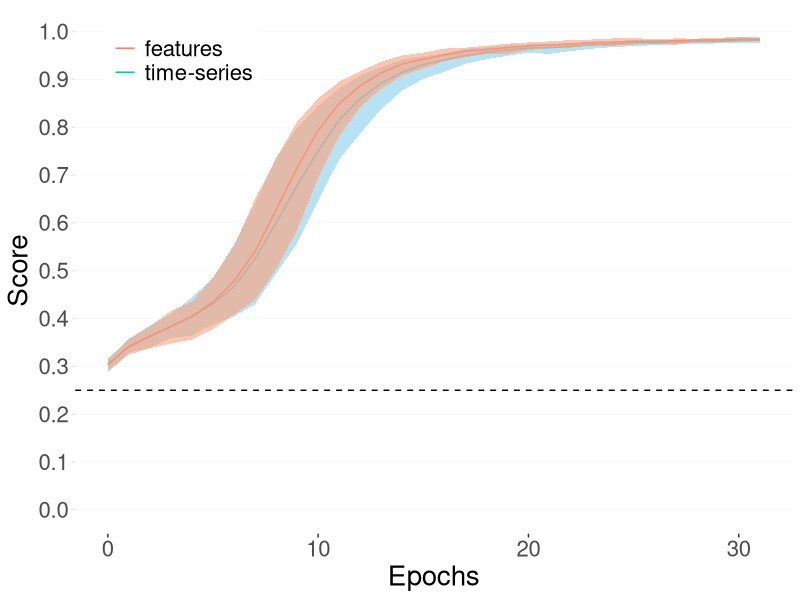
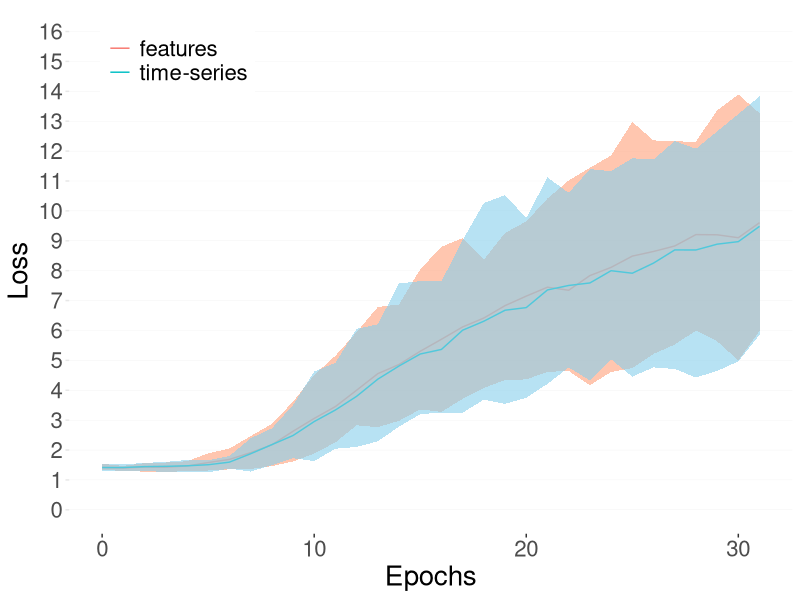
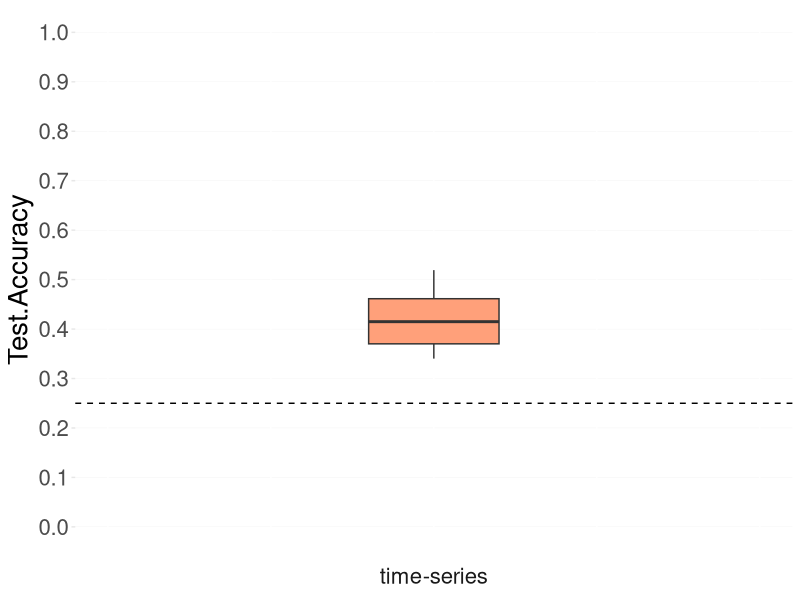
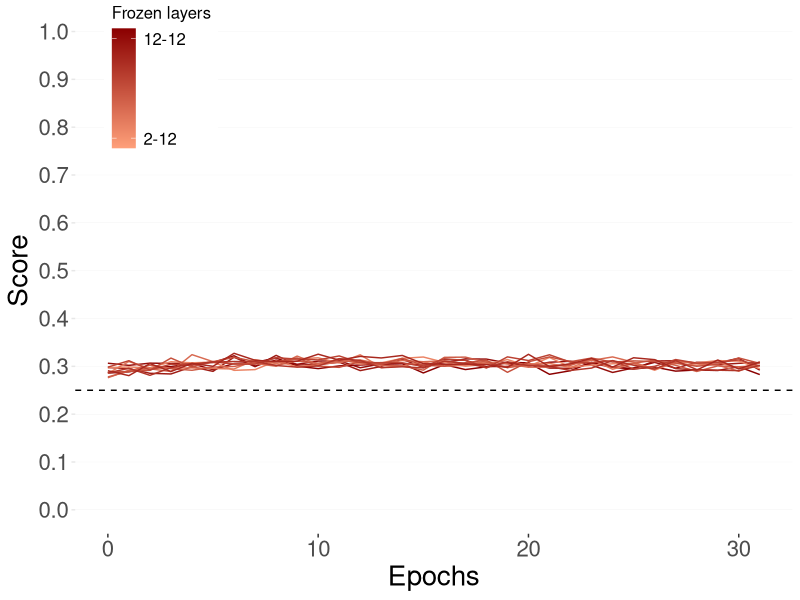
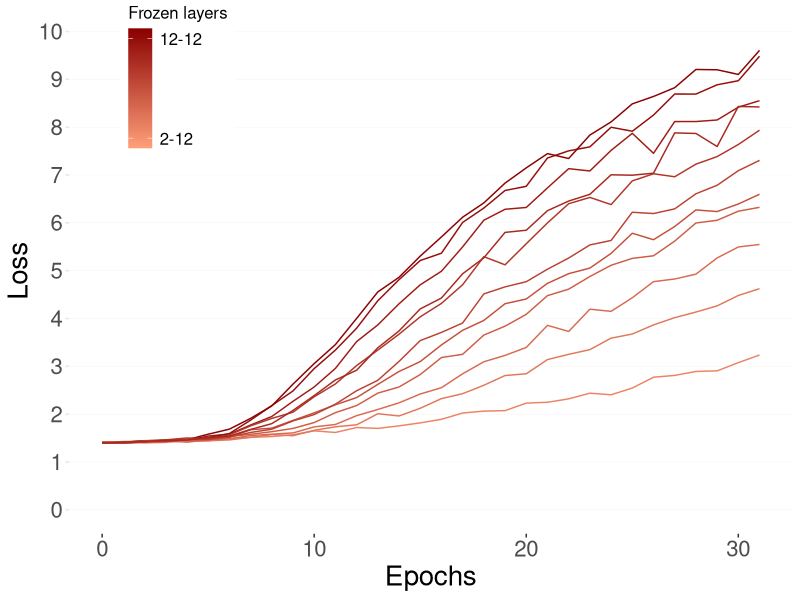
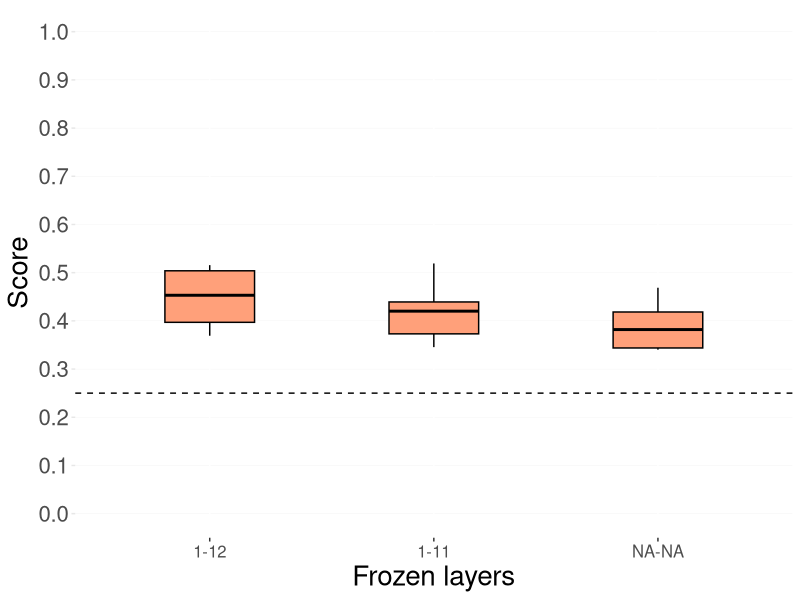
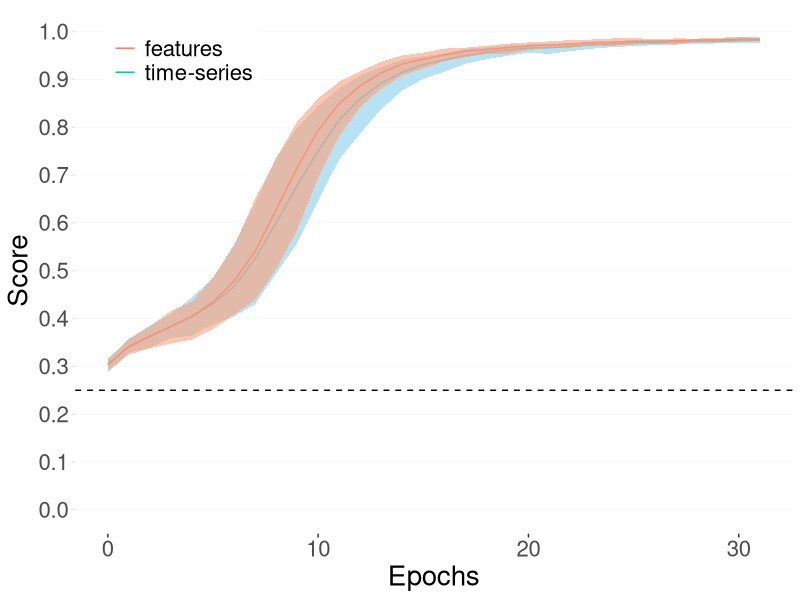
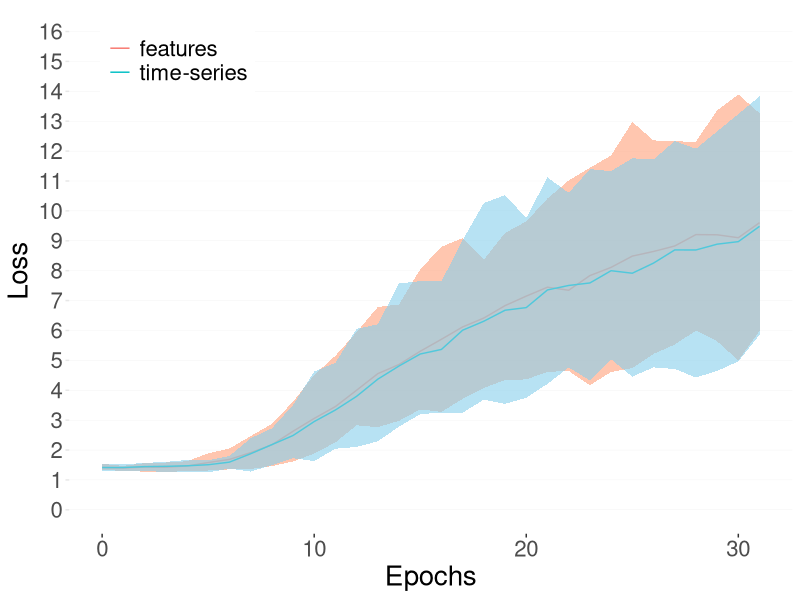

These charts were generated, in order, by the following R code:
library(ggplot2)
library(forcats)

###
# Training/validation score
###

# Read results
results <- read.csv(file = "./scripts/analysis/export_train.csv", stringsAsFactors = FALSE)
results_features <- results[,c(1,2,3,4)]
results_time <- results[,c(1,5,6,7)]

# Transform
results_time$type = "time-series"
colnames(results_time) <- c('epochs', 'score', 'min', 'max', 'type')
results_features$type = "features"
colnames(results_features) <- c('epochs', 'score', 'min', 'max', 'type')
ggplot() +
    geom_line(data=results_time, aes(x = epochs, y=score, color=type)) +
    geom_ribbon(data=results_time, aes(x = epochs, ymax = max, ymin = min), alpha = 0.6, fill = "skyblue") +
    #scale_fill_manual(values=c("skyblue")) +
    #scale_color_manual(values=c("skyblue")) +
    geom_line(data=results_features, aes(x = epochs, y=score, color=type)) +
    geom_ribbon(data=results_features, aes(x = epochs, ymax = max, ymin = min), alpha = 0.6, fill = "lightsalmon") +
    scale_y_continuous(limits=c(0,1), breaks=seq(0, 1, 0.1)) +
    geom_hline(yintercept=0.25, linetype="dashed") +
    theme(text = element_text(size = 20),
          panel.grid.major.x = element_blank(),
          axis.ticks.y = element_line(colour="#e7e7e7"),
          panel.grid.major.y = element_line(size=0.1, color="#ededed"),
          panel.background = element_blank(),
          legend.title=element_blank(),

          legend.key=element_blank(),
          legend.position = c(0.15, 0.9)) +
    labs(x="Epochs", y="Score")
ggsave("./scripts/analysis/plots/validation_unfrozen_score.pdf")

###
# Training/Validation loss
###

# Read results
results <- read.csv(file = "./scripts/analysis/export_loss.csv", stringsAsFactors = FALSE)
results_features <- results[,c(1,2,3,4)]
results_time <- results[,c(1,5,6,7)]

# Transform
results_time$type = "time-series"
colnames(results_time) <- c('epochs', 'score', 'min', 'max', 'type')
results_features$type = "features"
colnames(results_features) <- c('epochs', 'score', 'min', 'max', 'type')
ggplot() +
    #scale_fill_manual(values=c("skyblue")) +
    #scale_color_manual(values=c("skyblue")) +
    geom_line(data=results_features, aes(x = epochs, y=score, color=type)) +
    geom_ribbon(data=results_features, aes(x = epochs, ymax = max, ymin = min), alpha = 0.6, fill = "lightsalmon") +
    geom_line(data=results_time, aes(x = epochs, y=score, color=type)) +
    geom_ribbon(data=results_time, aes(x = epochs, ymax = max, ymin = min), alpha = 0.6, fill = "skyblue") +
    scale_y_continuous(limits=c(0,16), breaks=seq(0, 16, 1)) +
    theme(text = element_text(size = 20),
          panel.grid.major.x = element_blank(),
          axis.ticks.y = element_line(colour="#e7e7e7"),
          panel.grid.major.y = element_line(size=0.1, color="#ededed"),
          panel.background = element_blank(),
          legend.title=element_blank(),
          legend.key=element_blank(),
          legend.position = c(0.15, 0.9)) +
    labs(x="Epochs", y="Loss")
ggsave("./scripts/analysis/plots/validation_unfrozen_loss.pdf")

###
# Test score
###
results <- read.csv(file = "./scripts/analysis/export_test.csv", stringsAsFactors = FALSE)[,c("data","Test.Accuracy")]
ggplot(results, aes(y = Test.Accuracy, fill=data)) +
    geom_boxplot(width=0.4) +
    scale_fill_manual(values=c("lightsalmon", "skyblue")) +
    xlim(-1,1) +
    facet_wrap(~fct_relevel(data, "time-series", "features"), scales = "free_x", strip.position = "bottom") +
    scale_y_continuous(limits=c(0,1), breaks=seq(0, 1, 0.1)) +
    geom_hline(yintercept=0.25, linetype="dashed") +
    theme(text = element_text(size = 20),
          panel.spacing = unit(0, "lines"),
          axis.ticks.y = element_line(colour="#e7e7e7"),
          panel.grid.major.y = element_line(size=0.1, color="#ededed"),
          strip.background = element_blank(),
          panel.background = element_blank(),
          strip.placement = "outside",
          axis.title.x=element_blank(),
          axis.text.x=element_blank(),
          axis.ticks.x=element_blank(),
          legend.position="none")
ggsave("./scripts/analysis/plots/test_optimisation_score.pdf")

###
# Training/validation score with gradients
###

# Read results
results <- read.csv(file = "./scripts/analysis/export_score.csv", stringsAsFactors = FALSE)[,c(1, seq(2,33,by=3))]

# Transform
transformed <- data.frame(matrix(ncol = 4, nrow = 0))
colnames(transformed) <- c('epochs', 'score', 'frozen', 'varying_frozen')

extract_frozen_lower <- function(name) {
    split <- unlist(strsplit(name, "[.]"))
    return(strtoi(tail(split,n=2)[1]))
}

extract_frozen_upper <- function(name) {
    split <- unlist(strsplit(name, "[.]"))
    return(strtoi(gsub("\\D", "", tail(split,n=1))))
}

for(i in 1:nrow(results)) {
    for(j in 2:ncol(results)) {
        frozen_lower <- extract_frozen_lower(colnames(results)[j])
        frozen_upper <- extract_frozen_upper(colnames(results)[j])
        transformed[nrow(transformed)+1,] <- c(results[i, 1], results[i, j], paste(frozen_lower, frozen_upper, sep="-"), frozen_lower)
    }
}
transformed$score <- as.double(transformed$score)
transformed$epochs <- as.numeric(transformed$epochs)
transformed$varying_frozen <- as.numeric(transformed$varying_frozen)

# Legend
labels = sapply(sort(unique(transformed$varying_frozen)), function(vary) {
    return(paste(vary,"12", sep="-"))
    #return(paste("1", vary, sep="-"))
})
values = c(1,11)

# Plot 
ggplot(data=transformed, aes(x=epochs, y=score, color=varying_frozen, group=frozen)) +
    geom_line() +
    geom_hline(yintercept=0.25, linetype="dashed") +
    #scale_color_gradientn(limits = c(0,12), breaks=values,labels=labels[values], colours=colorRampPalette(c("skyblue", "blue4"))(12)) +
    scale_color_gradientn(limits = c(0,12), breaks=values,labels=labels[values], colours=colorRampPalette(c("lightsalmon", "red4"))(12)) +
    scale_y_continuous(limits=c(0,1), breaks=seq(0, 1, 0.1)) +
    theme(text = element_text(size = 20),
          panel.grid.major.x = element_blank(),
          axis.ticks.y = element_line(colour="#e7e7e7"),
          panel.grid.major.y = element_line(size=0.1, color="#ededed"),
          panel.background = element_blank(),
          legend.background=element_rect(color="transparent"),
          legend.title = element_text(size=12),
          legend.text = element_text(size=12),
          legend.position = c(0.12, 0.87)) +
    labs(x="Epochs", y="Score", color="Frozen layers")
ggsave("./scripts/analysis/plots/validation_unfreezing_shallow-deep_features_score.pdf")

###
# Training/validation loss with gradients
###

# Read results
results <- read.csv(file = "./scripts/analysis/export_loss.csv", stringsAsFactors = FALSE)[,c(1, seq(2,33,by=3))]

# Transform
transformed <- data.frame(matrix(ncol = 4, nrow = 0))
colnames(transformed) <- c('epochs', 'score', 'frozen', 'varying_frozen')

extract_frozen_lower <- function(name) {
    split <- unlist(strsplit(name, "[.]"))
    return(strtoi(tail(split,n=2)[1]))
}

extract_frozen_upper <- function(name) {
    split <- unlist(strsplit(name, "[.]"))
    return(strtoi(gsub("\\D", "", tail(split,n=1))))
}

for(i in 1:nrow(results)) {
    for(j in 2:ncol(results)) {
        frozen_lower <- extract_frozen_lower(colnames(results)[j])
        frozen_upper <- extract_frozen_upper(colnames(results)[j])
        transformed[nrow(transformed)+1,] <- c(results[i, 1], results[i, j], paste(frozen_lower, "-", frozen_upper, sep=""), frozen_lower)
    }
}
transformed$score <- as.double(transformed$score)
transformed$epochs <- as.numeric(transformed$epochs)
transformed$varying_frozen <- as.numeric(transformed$varying_frozen)

# Plot 
ggplot(data=transformed, aes(x=epochs, y=score, color=varying_frozen, group=frozen)) +
    geom_line() +
    scale_y_continuous(limits=c(0,10), breaks=seq(0, 10, 1)) +
    #scale_color_gradientn(limits = c(0, 12), breaks=values,labels=labels[values], colours=colorRampPalette(c("skyblue", "blue4"))(12)) +
    scale_color_gradientn(limits = c(0, 12), breaks=values,labels=labels[values], colours=colorRampPalette(c("lightsalmon", "red4"))(12)) +
    theme(text = element_text(size = 20),
          panel.grid.major.x = element_blank(),
          axis.ticks.y = element_line(colour="#e7e7e7"),
          panel.grid.major.y = element_line(size=0.1, color="#ededed"),
          panel.background = element_blank(),
          legend.key=element_blank(),
          legend.title = element_text(size=12),
          legend.text = element_text(size=12),
          legend.position = c(0.15, 0.87)) +
    labs(x="Epochs", y="Loss", color="Frozen layers")
ggsave("./scripts/analysis/plots/validation_unfreezing_shallow-deep_features_loss.pdf")

###
# Test score with gradients
###

# Read results
results <- read.csv(file = "./scripts/analysis/export_test.csv", stringsAsFactors = FALSE)
results <- results[,c("freeze_lower", "freeze_upper", "Test.Accuracy")]
results$group <- ""
results$freeze_varying <- results$freeze_upper

# Transform
for(i in 1:nrow(results)) {
    results[i, "group"] <- paste(results[i, "freeze_lower"], "-", results[i, "freeze_upper"], sep="")
}

# Plot 
ggplot(results, aes(x=reorder(group, -freeze_varying), y=Test.Accuracy, group=group)) +
    #geom_boxplot(width=0.4, color="black", fill="skyblue") +
    geom_boxplot(width=0.4, color="black", fill="lightsalmon") +
    scale_y_continuous(limits=c(0,1), breaks=seq(0, 1, 0.1)) +
    geom_hline(yintercept=0.25, linetype="dashed") +
    theme(text = element_text(size = 20),
          panel.spacing = unit(0, "lines"),
          axis.ticks.y = element_line(colour="#e7e7e7"),
          axis.text.x = element_text(size=12),
          panel.grid.major.y = element_line(size=0.1, color="#ededed"),
          strip.background = element_blank(),
          panel.background = element_blank(),
          strip.placement = "outside",
          legend.position = "none") +
    labs(x="Frozen layers", y="Score")
ggsave("./scripts/analysis/plots/test_unfreezing_deep-shallow_features.pdf")
